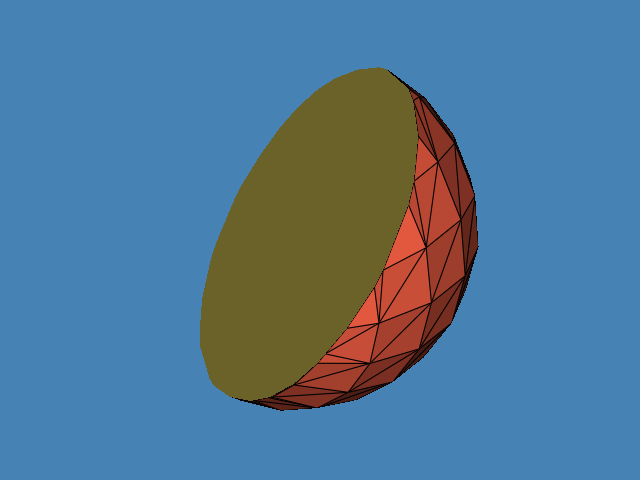

Source code (Python):
#!/usr/bin/env python

# Clip a sphere with a plane and cap the open boundary by converting
# the boundary edge loop into a filled polygon using vtkFeatureEdges
# and vtkStripper.

# Factory overrides: importing these modules registers the OpenGL rendering
# and interaction style implementations for vtkRenderingCore factory classes.
import vtkmodules.vtkInteractionStyle  # noqa: F401
import vtkmodules.vtkRenderingOpenGL2  # noqa: F401
# VTK pipeline classes used in this example
from vtkmodules.vtkCommonDataModel import (
    vtkPlane,
    vtkPolyData,
)
from vtkmodules.vtkFiltersCore import (
    vtkClipPolyData,
    vtkFeatureEdges,
    vtkStripper,
)
from vtkmodules.vtkFiltersSources import vtkSphereSource
from vtkmodules.vtkRenderingCore import (
    vtkActor,
    vtkDataSetMapper,
    vtkPolyDataMapper,
    vtkRenderWindow,
    vtkRenderWindowInteractor,
    vtkRenderer,
)

# Colors (normalized RGB)
steel_blue_background_rgb = (0.275, 0.510, 0.706)
tomato_rgb = (1.000, 0.388, 0.278)
banana_rgb = (0.890, 0.812, 0.341)

# Source: generate a tessellated sphere
sphere = vtkSphereSource()
sphere.SetThetaResolution(20)
sphere.SetPhiResolution(11)
sphere.Update()

# Clip plane: diagonal plane through the sphere center
clip_plane = vtkPlane()
clip_plane.SetOrigin(sphere.GetOutput().GetCenter())
clip_plane.SetNormal(1.0, -1.0, -1.0)

# Clip: remove the portion on the positive side of the plane
clipper = vtkClipPolyData()
clipper.SetInputConnection(sphere.GetOutputPort())
clipper.SetClipFunction(clip_plane)
clipper.SetValue(0)
clipper.Update()

clipped_poly = clipper.GetOutput()

# Mapper: clipped surface
clip_mapper = vtkDataSetMapper()
clip_mapper.SetInputData(clipped_poly)

clip_actor = vtkActor()
clip_actor.SetMapper(clip_mapper)
clip_actor.GetProperty().SetDiffuseColor(tomato_rgb)
clip_actor.GetProperty().SetInterpolationToFlat()
clip_actor.GetProperty().EdgeVisibilityOn()

# FeatureEdges: extract the boundary edge loop of the clipped surface
boundary_edges = vtkFeatureEdges()
boundary_edges.SetInputData(clipped_poly)
boundary_edges.BoundaryEdgesOn()
boundary_edges.FeatureEdgesOff()
boundary_edges.NonManifoldEdgesOff()
boundary_edges.ManifoldEdgesOff()

# Stripper: join boundary edges into continuous polylines
boundary_strips = vtkStripper()
boundary_strips.SetInputConnection(boundary_edges.GetOutputPort())
boundary_strips.Update()

# Cap: convert the polyline loop into a filled polygon
boundary_poly = vtkPolyData()
boundary_poly.SetPoints(boundary_strips.GetOutput().GetPoints())
boundary_poly.SetPolys(boundary_strips.GetOutput().GetLines())

boundary_mapper = vtkPolyDataMapper()
boundary_mapper.SetInputData(boundary_poly)

boundary_actor = vtkActor()
boundary_actor.SetMapper(boundary_mapper)
boundary_actor.GetProperty().SetDiffuseColor(banana_rgb)

# Renderer: assemble the scene and configure the camera
renderer = vtkRenderer()
renderer.AddActor(clip_actor)
renderer.AddActor(boundary_actor)
renderer.SetBackground(steel_blue_background_rgb)

# Window: display the rendered scene
render_window = vtkRenderWindow()
render_window.AddRenderer(renderer)
render_window.SetWindowName("cap clip")
render_window.SetMultiSamples(0)
render_window.SetSize(640, 480)

# Interactor: handle mouse and keyboard events
render_window_interactor = vtkRenderWindowInteractor()
render_window_interactor.SetRenderWindow(render_window)

# Scene: configure the camera
renderer.ResetCamera()
renderer.GetActiveCamera().Azimuth(30)
renderer.GetActiveCamera().Elevation(30)
renderer.GetActiveCamera().Dolly(1.2)
renderer.ResetCameraClippingRange()

render_window_interactor.Initialize()
render_window_interactor.Start()
